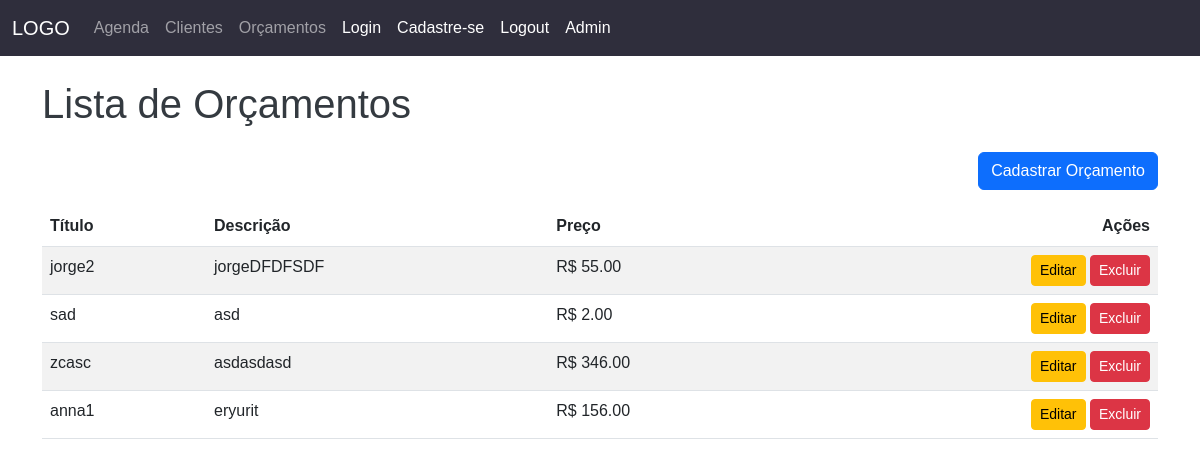
Before: /listar-orcamentos/ (signed in) with the older database file.
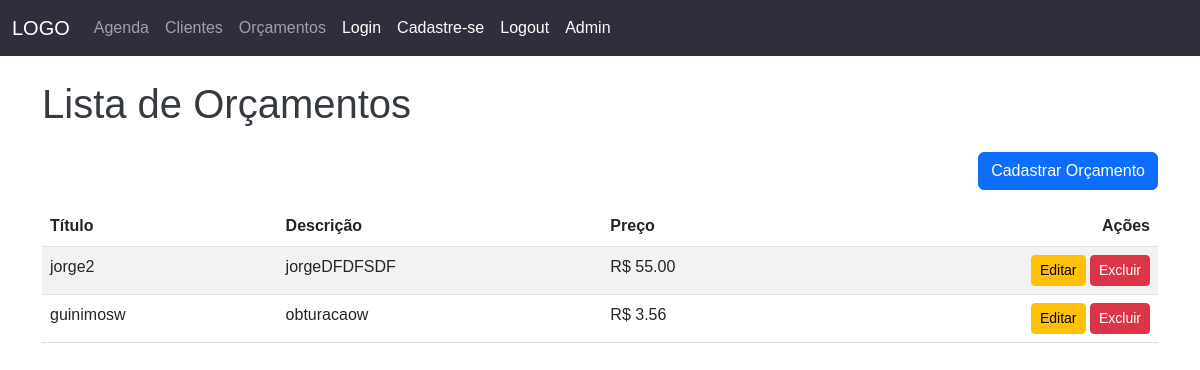
After: the same page with the newer database file.
### consultorio/models.py (models this page shows)
class Orcamento(models.Model):
    titulo = models.CharField(max_length=200)
    descricao = models.CharField(max_length=1000)
    preco = models.DecimalField(max_digits=10, decimal_places=2)
    dentes_com_circulo = models.JSONField(default=list)
    dentes_com_risco = models.JSONField(default=list)
    cliente = models.ForeignKey('Cliente', on_delete=models.CASCADE, related_name='orcamentos', null=True)

### consultorio/views.py (the view)
# urls.py: path('listar-orcamentos/', views.listar_orcamentos, name='listar_orcamentos'),
@login_required(login_url="/auth/login")
def listar_orcamentos(request):
    orcamentos = Orcamento.objects.all()
    return render(request, 'listar_orcamentos.html', {'orcamentos': orcamentos})

### consultorio/templates/listar_orcamentos.html (shortened to what this page needs)
{% extends "base.html" %}
{% load static %}
{% block conteudo %}
<div class="container mt-4">
    <h1 class="mb-4">Lista de Orçamentos</h1>
    <div class="mb-3 text-end">
        <a href="{% url 'cadastrar_orcamento' %}" class="btn btn-primary">Cadastrar Orçamento</a>
    </div>
    <table class="table table-hover table-striped">
        <thead>
            <tr>
                <th>Título</th>
                <th>Descrição</th>
                <th>Preço</th>
                <th class="text-end">Ações</th>
            </tr>
        </thead>
        <tbody>
            {% for orcamento in orcamentos %}
            <tr>
                <td>{{ orcamento.titulo }}</td>
                <td>{{ orcamento.descricao }}</td>
                <td>R$ {{ orcamento.preco }}</td>
                <td class="text-end">
                    <a href="{% url 'editar_orcamento' orcamento.id %}" class="btn btn-warning btn-sm">Editar</a>
                    <button class="btn btn-danger btn-sm" data-bs-toggle="modal"
                        data-bs-target="#excluirOrcamentoModal{{ orcamento.id }}">Excluir</button>
                </td>
            </tr>
            {% empty %}
            <tr>
                <td colspan="4" class="text-center">Nenhum orçamento cadastrado.</td>
            </tr>
            {% endfor %}
        </tbody>
    </table>
</div>
{% endblock %}

### consultorio/templates/base.html (shortened to what this page needs)
{% load static %}
<!DOCTYPE html>
<html lang="pt-BR">
<head>
    <link href="https://cdn.jsdelivr.net/npm/bootstrap@5.3.0/dist/css/bootstrap.min.css" rel="stylesheet" id="bootstrap-navbar">
    <link rel="stylesheet" href="{% static 'css/mystyles.css' %}">
</head>
<body>
    <div id="navbar-container">
        <nav class="navbar navbar-expand-lg navbar-dark">
            <div class="container-fluid">
                <a class="navbar-brand" href="/">LOGO</a>
                <div class="collapse navbar-collapse" id="navbarNav">
                    <ul class="navbar-nav">
                        <li class="nav-item">
                            <a class="nav-link" href="/agenda">Agenda</a>
                        </li>
                        <li class="nav-item">
                            <a class="nav-link" href="/clientes">Clientes</a>
                        </li>
                        <li class="nav-item">
                            <a class="nav-link" href="/listar-orcamentos">Orçamentos</a>
                        </li>
                        <li class="nav-item">
                            <a class="nav-link active" href="/auth/login">Login</a>
                        </li>
                        <li class="nav-item">
                            <a class="nav-link active" href="/auth/cadastro">Cadastre-se</a>
                        </li>
                        <li class="nav-item">
                            <a class="nav-link active" href="/auth/logout">Logout</a>
                        </li>
                        <li class="nav-item">
                            <a class="nav-link active" href="/admin">Admin</a>
                        </li>
                    </ul>
                </div>
            </div>
        </nav>
    </div>
    {% block conteudo %}
    {% endblock %}
</body>
</html>

### staticfiles/css/mystyles.css (style rules this page uses)
body { font-family: Arial, sans-serif; }
h1 { color: #343a40; }

### consultorio/templates/base.html (style rules this page uses)
#navbar-container { background-color: #2f2e3c; }

Changed rows visible on the page:
removed Orcamento: titulo "sad", descricao "asd", preco "2.00"
removed Orcamento: titulo "zcasc", descricao "asdasdasd", preco "346.00"
removed Orcamento: titulo "anna1", descricao "eryurit", preco "156.00"
added Orcamento: titulo "guinimosw", descricao "obturacaow", preco "3.56"
